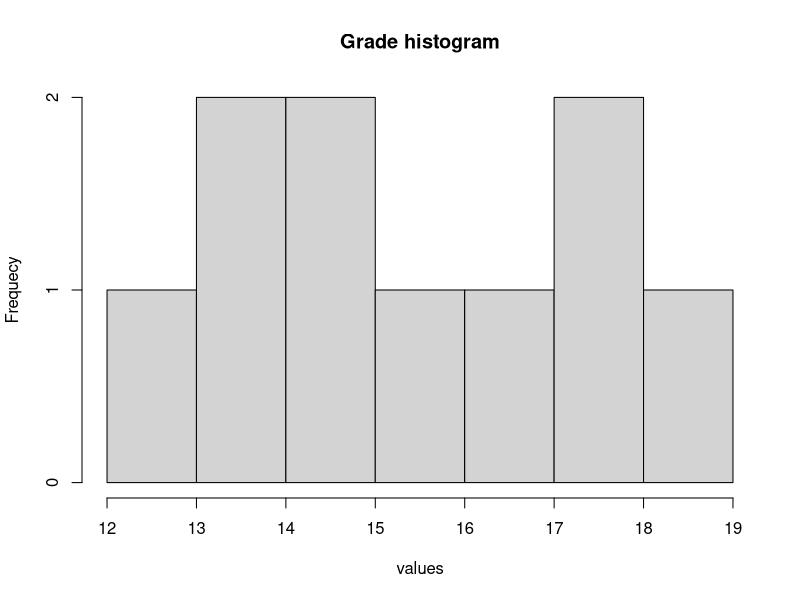
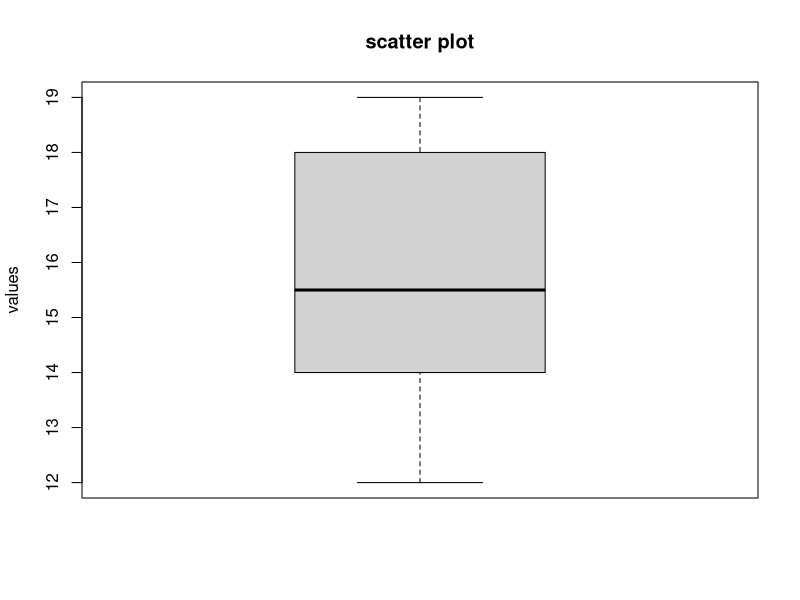

These figures' R source, in order:
#Exercice 2
Note <- c (12, 15, 18, 14, 16, 19, 17, 15, 14, 18)

#1
hist(Note,
     main = "Grade histogram",
     xlab = "values",
     ylab = "Frequecy")

#2
boxplot(Note,
        main ="scatter plot",
        ylab ="values")
